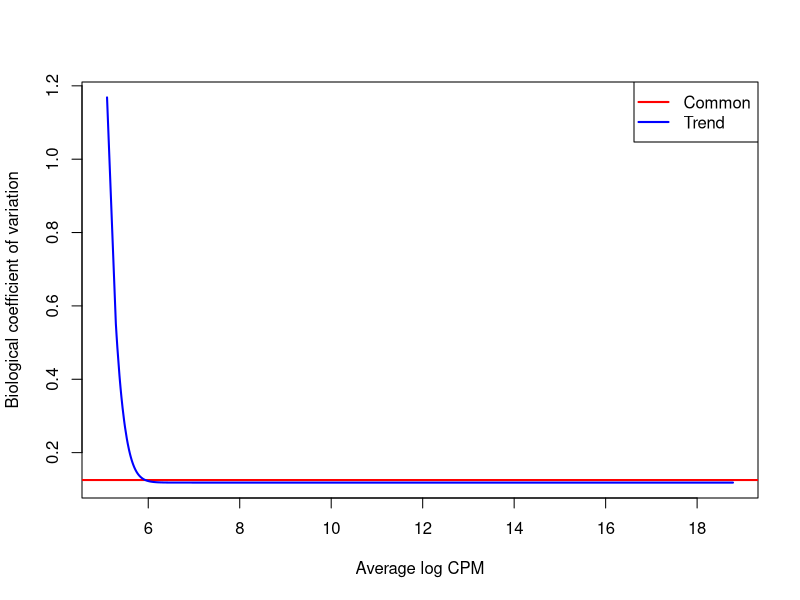
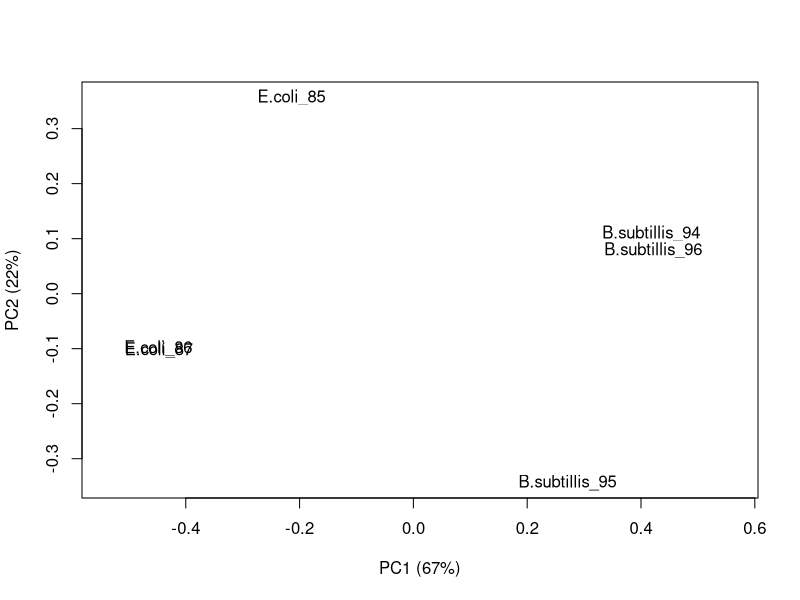
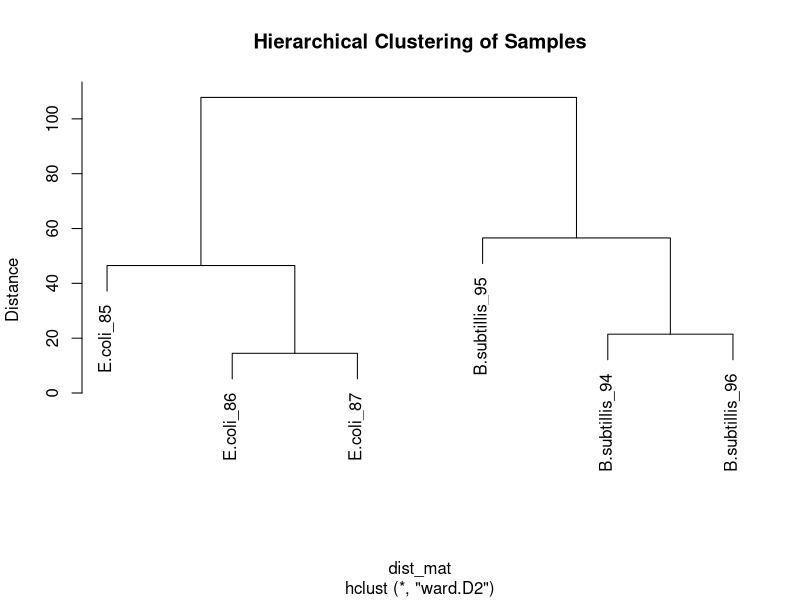

Source code (R) for these figures, in order:
# source("http://bioconductor.org/biocLite.R")
# biocLite("edgeR")
# 
# install.packages("openxlsx")
# install.packages("ggplot2")

library(openxlsx)
library(edgeR)
library(ggplot2)
library(data.table)
library(grid)
library(gridExtra)

#Function to create countmatrix from seperate text files.
create_countmatrix <- function(){
  
  #Open all count files
  count85 <- (read.csv("counts_SRR5832185.txt", header = FALSE, sep = "\t"))
  count86 <- (read.csv("counts_SRR5832186.txt", header = FALSE, sep = "\t"))
  count87 <- (read.csv("counts_SRR5832187.txt", header = FALSE, sep = "\t"))
  
  count94 <- (read.csv("counts_SRR5832194.txt", header = FALSE, sep = "\t"))
  count95 <- (read.csv("counts_SRR5832195.txt", header = FALSE, sep = "\t"))
  count96 <- (read.csv("counts_SRR5832196.txt", header = FALSE, sep = "\t"))
  
  
  #split the chromosome and gene information
  split1 <- do.call(rbind ,strsplit(as.character(count85[,1]), ":", fixed = TRUE))
  split2 <- do.call(rbind ,strsplit(as.character(split1[,2]) , ".", fixed = TRUE))
  
  #Add chromosome and gene information  to count85 dataframe and removes old column
  count85 <- cbind(split2, count85)
  count85[,"V1"] <- NULL
  
  #creates count matrix 
  countMatrix <- do.call(cbind, list(count85, count86$V2, count87$V2, count94$V2, count95$V2, count96$V2))
  colnames(countMatrix) <- c("Chromosome", "Gene", "E.coli_85", "E.coli_86", "E.coli_87", "B.subtillis_94", "B.subtillis_95", "B.subtillis_96")

  return(countMatrix)
}


# Performs low count filtering and normalization of data
filter_and_normalize <- function(countMatrix){
  # Create rownames
  rownames(countMatrix) <- countMatrix[,"Gene"]
  
  # create DGE list
  exp   <- c("E.coli", "E.coli", "E.coli", "B.subtillis", "B.subtillis", "B.subtillis")
  group <- factor(exp)
  y     <- DGEList(counts = countMatrix[,3:8], group = group)
  
  # select all genes with at least 50 counts per million (cpm) in two samples
  keep.genes <- rowSums(cpm(y) > 50) >= 2
  y <- y[keep.genes,]

  # recalculate the library size
  y$samples$lib.size <- colSums(y$counts)
  
  # normalization
  y <- calcNormFactors(y, method = "TMM")
  return(y)
}


# Creates a PCA/MDS, BCV and hierarchical clustering plots and writes it to Output_Plots.pdf
create_plots <- function(y){
  # create design matrix (samples grouped by conditions)
  design <- model.matrix(~0+group, data = y$samples)
  colnames(design) <- levels(y$samples$group)
  
  # estimate dispersion
  y <- estimateGLMCommonDisp( y, design)
  y <- estimateGLMTrendedDisp(y, design, method = "power")
  y <<- estimateGLMTagwiseDisp(y, design)
  
  # Create distance matrix of normalized count data
  norm_counts <- as.data.frame(as.matrix.DGEList(y))
  norm_counts <- na.omit(t(norm_counts))
  norm_counts <- scale(norm_counts)
  dist_mat <- dist(norm_counts, method = "euclidean")
  

  # cluster data based on samples 
  clustering <- hclust(dist_mat, method = "ward.D2")
  
  # plot PCA/MDS, BCV and the hierarchical clustering to Results.pdf
  pdf("Results.pdf") 
  
  plotBCV(y)
  plotMDS(y, xlab = "PC1", ylab = "PC2")
  plot(clustering, ylab = "Distance", main = "Hierarchical Clustering of Samples")

  dev.off()
  
  return(design)
}

# Determine differentially expressed genes
determine_sig_genes <- function(design){
  fit <- glmFit(y, design)
  mc  <- makeContrasts(exp.r=E.coli-B.subtillis, levels = design)
  fit <- glmLRT(fit, contrast = mc)
  res <- topTags(fit, n = 100000, p.value = 0.05)
  result_df <- as.data.frame(topTags(fit, n = 100000, p.value = 0.05))
  
  #write csv file 
  write.csv(res ,"diff_expressed_genes.csv", row.names = TRUE)

  return(res)
}

#creates a text file out of a csv file. 
create_gsea_input <- function(res){ 
  subSet <<- as.data.frame(res[,4:5])
  setDT(subSet, keep.rownames = TRUE)[]
  
  write.table(subSet, "gsea_input.txt", sep = "\t", row.names = FALSE)
}


main <- function(){
  countMatrix <- create_countmatrix()
  y <- filter_and_normalize(countMatrix)
  design <- create_plots(y)
  res <- determine_sig_genes(design)
  create_gsea_input(res)
}

main()
